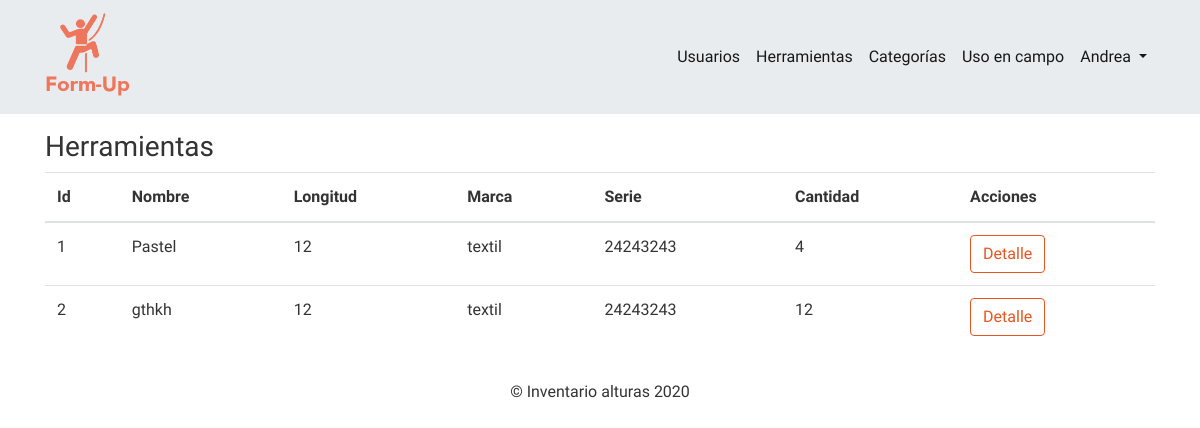
Before: /index.php?controller=tools&action=index (signed in) with the older database file.
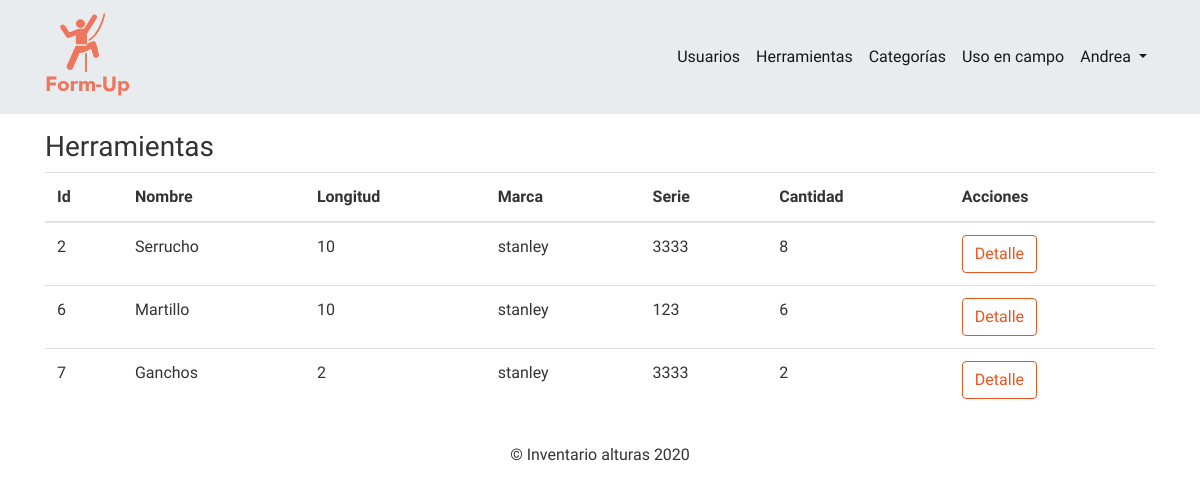
After: the same page with the newer database file.
### tables this page shows
CREATE TABLE `herramientas` (
  `id` int(11) NOT NULL,
  `nombre` varchar(200) NOT NULL,
  `marca` varchar(200) NOT NULL,
  `longitud` int(11) NOT NULL,
  `serie` int(11) NOT NULL,
  `descripcion` varchar(250) NOT NULL,
  `cantidad` int(11) NOT NULL,
  `foto` varchar(255) DEFAULT NULL,
  `entidad_cert` varchar(255) DEFAULT NULL,
  `fecha_fbc` text DEFAULT NULL,
  `norma_cert` text DEFAULT NULL,
  `vencimiento` text DEFAULT NULL
);

### controllers/ToolsController.php (called while the page is built, shortened)
<?php
class ToolsController extends BaseController{
    public function index()
    {
        $herramienta_obj  = new Tool();
        $all_herramientas = $herramienta_obj->getAll();
        require_once 'views/dashboard/tools/index.php';
    }
}

### core/Connection.php (called while the page is built, shortened)
<?php
abstract class Connection
{
    public function __construct()
    {
        try
        {
            $this->dbConnection = new PDO(DB_DRIVER . ':host=' . DB_HOST . ';dbname=' . DB_NAME, DB_USER, DB_PASS);
        } catch (PDOException $ex) {
            echo $ex->getMessage();
            die();
        }
    }
}
?>

### models/Tool.php (called while the page is built, shortened)
<?php
 class Tool extends BaseModel
 {
    public function __construct($id=null,$nombre=null,$marca=null,$longitud=null,$serie=null,$descripcion=null,$cantidad=null,$foto=null,$entidad_cert=null,$fecha_fbc=null,$norma_cert=null,$vencimiento=null)
    {
        $this->table="herramientas";
    }
 }

### core/BaseModel.php (called while the page is built, shortened)
<?php
class BaseModel extends Connection
{
    protected $table;
    public function getAll()
    {
        try {
            $sql = $this->dbConnection->prepare("SELECT * FROM ".$this->table);
            $sql->execute();
            $resultSet = null;
            while ($row = $sql->fetch(PDO::FETCH_OBJ)) {
                $resultSet[] = $row;
            }
            return $resultSet;
        } catch (PDOException $ex) {
            echo $ex->getMessage();
            die();
        }
    }
}
?>

### views/dashboard/tools/index.php (the view, shortened to what this page needs)
<?php include_once 'views/layouts/header.php' ?>
<?php include_once 'views/layouts/navbar.php' ?>
<div class="container my-3">
    <div class="row">
        <div class="col">
            <h3>Herramientas</h3>
        </div>
    </div>
    <div class="row">
        <div class="col">
            <table class="table" id="table">
                <thead>
                    <tr>
                        <th>Id</th>
                        <th>Nombre</th>
                        <th>Longitud</th>
                        <th>Marca</th>
                        <th>Serie</th>
                        <th>Cantidad</th>
                        <th>Acciones</th>
                    </tr>
                </thead>
                <tbody>
                    <?php if(count($all_herramientas)>0){?>
                        <?php foreach($all_herramientas as $row){?>
                            <tr>
                                <td><?php echo $row->id ?></td>
                                <td><?php echo $row->nombre ?></td>
                                <td><?php echo $row->longitud ?></td>
                                <td><?php echo $row->marca ?></td>
                                <td><?php echo $row->serie ?></td>
                                <td><?php echo $row->cantidad ?></td>
                                <td>
                                    <div class="btn-group" role="group" aria-label="Basic example">
                                        <a href="index.php?controller=tools&action=detail&id=<?php echo $row->id ?>" class="btn btn-outline-primary">Detalle</a>
                                    </div>
                                </td>
                            </tr>
                        <?php }?>
                    <?php }?>
                </tbody>
            </table>
        </div>
    </div>
</div>
<?php include_once 'views/layouts/footer.php' ?>

Changed rows visible on the page:
removed herramientas: id "1", nombre "Pastel", longitud "12", marca "textil", serie "24243243", cantidad "4"
changed herramientas id 2: nombre "gthkh" → "Serrucho"; longitud "12" → "10"; marca "textil" → "stanley"; serie "24243243" → "3333"; cantidad "12" → "8"
added herramientas: id "6", nombre "Martillo", longitud "10", marca "stanley", serie "123", cantidad "6"
added herramientas: id "7", nombre "Ganchos", longitud "2", marca "stanley", serie "3333", cantidad "2"
